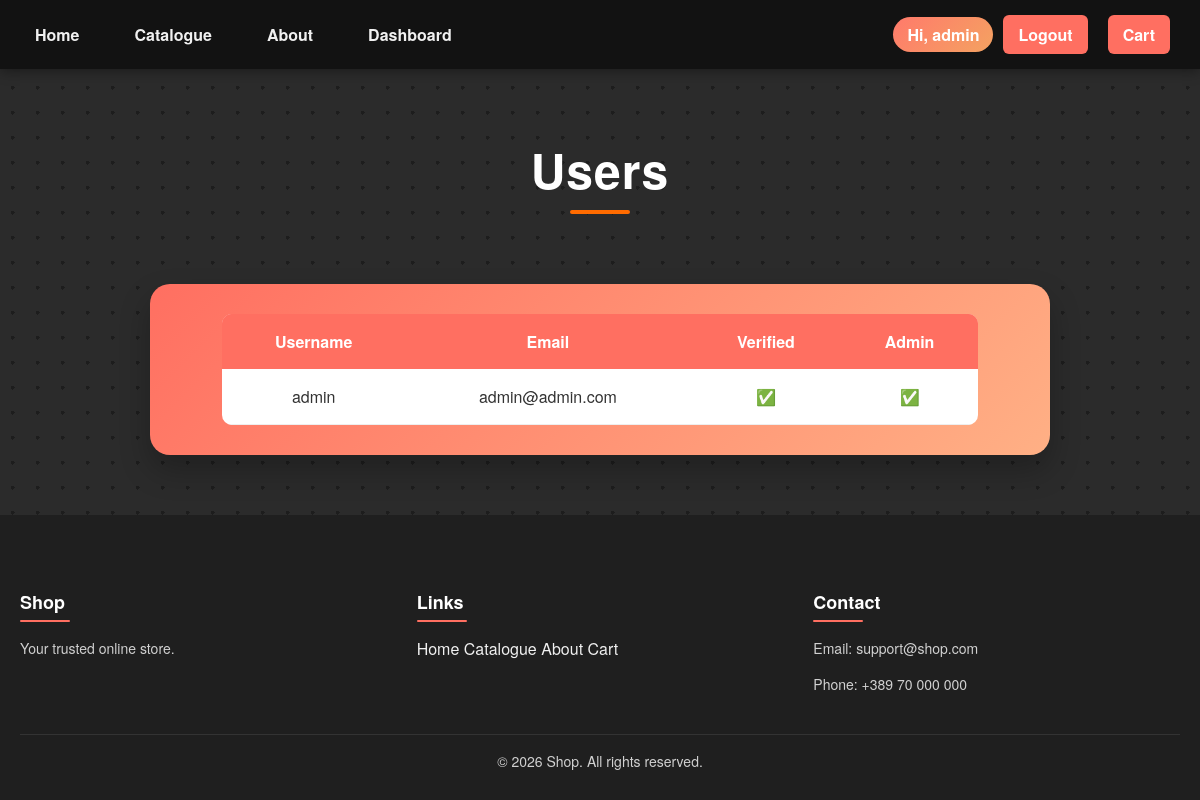
/dashboard/users (signed in), run on an earlier commit of the app's database.
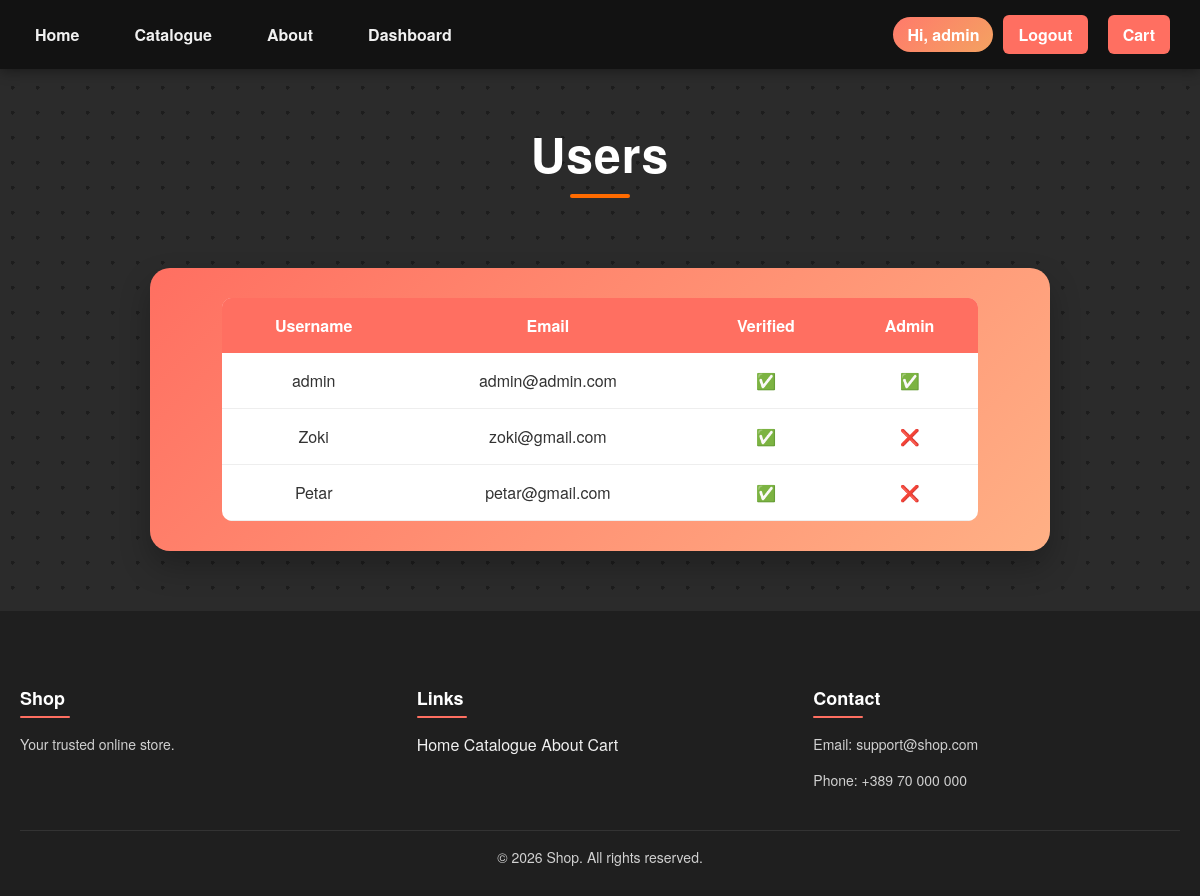
And on a later commit of the database.
### models.py (models this page shows, shortened)
class User(Base):
    __tablename__ = "users"
    id = Column(Integer, primary_key=True)
    username = Column(String(120), unique=True, nullable=False)
    email = Column(String(120), unique=True, nullable=False)
    password = Column(String(300), nullable=False)
    verified = Column(Boolean, default=False, nullable=False)
    verification_code = Column(String(120), nullable=False)
    is_admin = Column(Boolean, default=False, nullable=False)

### app.py (the view)
@app.route("/dashboard/users")
@admin_required
def view_users():
    users = db_session.query(User).all()
    return render_template("users.html", users=users)

### templates/users.html
{% extends "layout.html" %}
{% block extra_css %}
<link rel="stylesheet" href="{{ url_for('static', filename='css/users.css') }}">
{% endblock %}
{% block content %}
<h1 class="dashboard-title">Users</h1>
<div class="dashboard">
    <table style="width:90%; margin: 0 auto; color:#333; background:white; border-radius:10px; overflow:hidden;">
        <tr style="background:#ff6f61; color:white;">
            <th>Username</th>
            <th>Email</th>
            <th>Verified</th>
            <th>Admin</th>
        </tr>
        {% for user in users %}
        <tr style="text-align:center;">
            <td>{{ user.username }}</td>
            <td>{{ user.email }}</td>
            <td>{{ "✅" if user.verified else "❌" }}</td>
            <td>{{ "✅" if user.is_admin else "❌" }}</td>
        </tr>
        {% endfor %}
    </table>
</div>
{% endblock %}

### templates/layout.html (shortened to what this page needs)
<!DOCTYPE html>
<html lang="en">
<head>
    <link rel="stylesheet" href="{{ url_for('static', filename='css/style.css') }}">
    {% block extra_css %}{% endblock %}
</head>
<body>
<nav class="nav">
    <div class="nav-container">
        <a href="{{ url_for('home') }}">Home</a>
        <a href="{{ url_for('catalogue') }}">Catalogue</a>
        <a href="{{ url_for('about') }}">About</a>
        {% if session.get('is_admin') %}
            <a href="{{ url_for('dashboard') }}">Dashboard</a>
        {% endif %}
    </div>
    <div class="cart-container">
    {% if session.user_id %}
        <span class="nav-user">Hi, {{ session.username }}</span>
        <a href="{{ url_for('logout') }}">Logout</a>
    {% else %}
        <a href="{{ url_for('login') }}">Account</a>
    {% endif %}
        <a href="{{ url_for('cart') }}">Cart</a>
</div>
</nav>
<main class="container">
</main>
{% block content %}
{% endblock %}
<footer class="footer">
    <div class="footer-content">
        <div>
            <h4>Shop</h4>
            <p>Your trusted online store.</p>
        </div>
        <div>
            <h4>Links</h4>
            <a href="{{ url_for('home') }}">Home</a>
            <a href="{{ url_for('catalogue') }}">Catalogue</a>
            <a href="{{ url_for('about') }}">About</a>
            <a href="{{ url_for('cart') }}">Cart</a>
        </div>
        <div>
            <h4>Contact</h4>
            <p>Email: support@shop.com</p>
            <p>Phone: +389 70 000 000</p>
        </div>
    </div>
    <p class="footer-bottom">
        © 2026 Shop. All rights reserved.
    </p>
</footer>
</body>
</html>

### static/css/style.css (style rules this page uses)
.nav { background-color: #121212; color: #f0f0f0; padding: 15px 20px; display: flex; justify-content: space-between; align-items: center; font-family: 'Helvetica Neue', Helvetica, Arial, sans-serif; box-shadow: 0 2px 12px rgba(0, 0, 0, 0.4); position: sticky; top: 0; z-index: 1000; }
.nav a { color: #f0f0f0; text-decoration: none; margin-right: 25px; font-weight: bold; padding: 8px 15px; border-radius: 6px; transition: all 0.3s ease; }
.nav-container, .cart-container { display: flex; align-items: center; }
.cart-container { gap: 10px; }
.cart-container a { margin-right: 10px; font-weight: bold; padding: 8px 15px; border-radius: 6px; background-color: #ff6f61; color: #fff; display: flex; align-items: center; gap: 8px; transition: all 0.3s ease; }
.footer { background-color: #1f1f1f; color: #f0f0f0; padding: 50px 20px 20px 20px; font-family: 'Helvetica Neue', Helvetica, Arial, sans-serif; }
.footer a { color: #f0f0f0; text-decoration: none; transition: color 0.3s ease; }
.footer-content { display: flex; flex-wrap: wrap; justify-content: space-between; gap: 30px; max-width: 1200px; margin: 0 auto 30px auto; }
.footer-content > div { flex: 1 1 200px; min-width: 180px; }
.footer h4 { font-size: 18px; margin-bottom: 15px; color: #ffffff; position: relative; }
.footer h4::after { content: ''; display: block; width: 50px; height: 2px; background-color: #ff6f61; margin-top: 5px; border-radius: 2px; }
.footer p { font-size: 14px; line-height: 1.6; margin-bottom: 8px; color: #d1d1d1; }
.footer-bottom { text-align: center; font-size: 13px; color: #888; border-top: 1px solid #333; padding-top: 15px; }
.nav-user { padding: 6px 14px; border-radius: 999px; background: linear-gradient(135deg, #ff7a6b, #f4a261); color: white; font-weight: 600; }

### static/css/users.css (style rules this page uses)
body { background: #f5f5f5; font-family: 'Helvetica Neue', Helvetica, Arial, sans-serif; color: #333; margin: 0; padding: 0; }
h1 { text-align: center; font-size: 2.4rem; font-weight: 800; margin: 80px 0 30px; color: #ff6f61; letter-spacing: 0.5px; }
body { background-color: #2b2b2b; background-image: radial-gradient(circle, #555 2px, transparent 2px); background-size: 25px 25px; background-blend-mode: overlay; font-family: 'Helvetica Neue', Helvetica, Arial, sans-serif; color: #fff; animation: moveDots 10s linear infinite; }
.dashboard-title { text-align: center; font-size: 3rem; font-weight: 700; margin: 100px 0 20px; position: relative; letter-spacing: 1px; color: #ffffff; animation: fadeUp 0.6s ease-out; margin: 50px 0 80px; }
.dashboard-title::after { content: ""; position: absolute; bottom: -10px; left: 50%; transform: translateX(-50%); width: 60px; height: 4px; background: #ff6b00; border-radius: 2px; }
.dashboard { max-width: 1400px; width:70%; margin: 0 auto 60px; padding: 30px; background: linear-gradient(135deg, #ff6f61, #ffb085); border-radius: 20px; box-shadow: 0 15px 30px rgba(0,0,0,0.25); }
.dashboard table { width: 90%; margin: 0 auto; border-collapse: collapse; background: white; border-radius: 10px; overflow: hidden; color: #333; }
.dashboard th { background: #ff6f61; color: white; padding: 16px; }
.dashboard td { padding: 16px; text-align: center; border-bottom: 1px solid #eee; }
.dashboard table { margin-bottom: 100px; }
html, body { height: 100%; margin: 0; }
body { display: flex; flex-direction: column; }

What changed in the data, as far as the page shows it:
added User: username "Zoki", email "zoki@gmail.com", verified "✅", is_admin "❌"
added User: username "Petar", email "petar@gmail.com", verified "✅", is_admin "❌"
